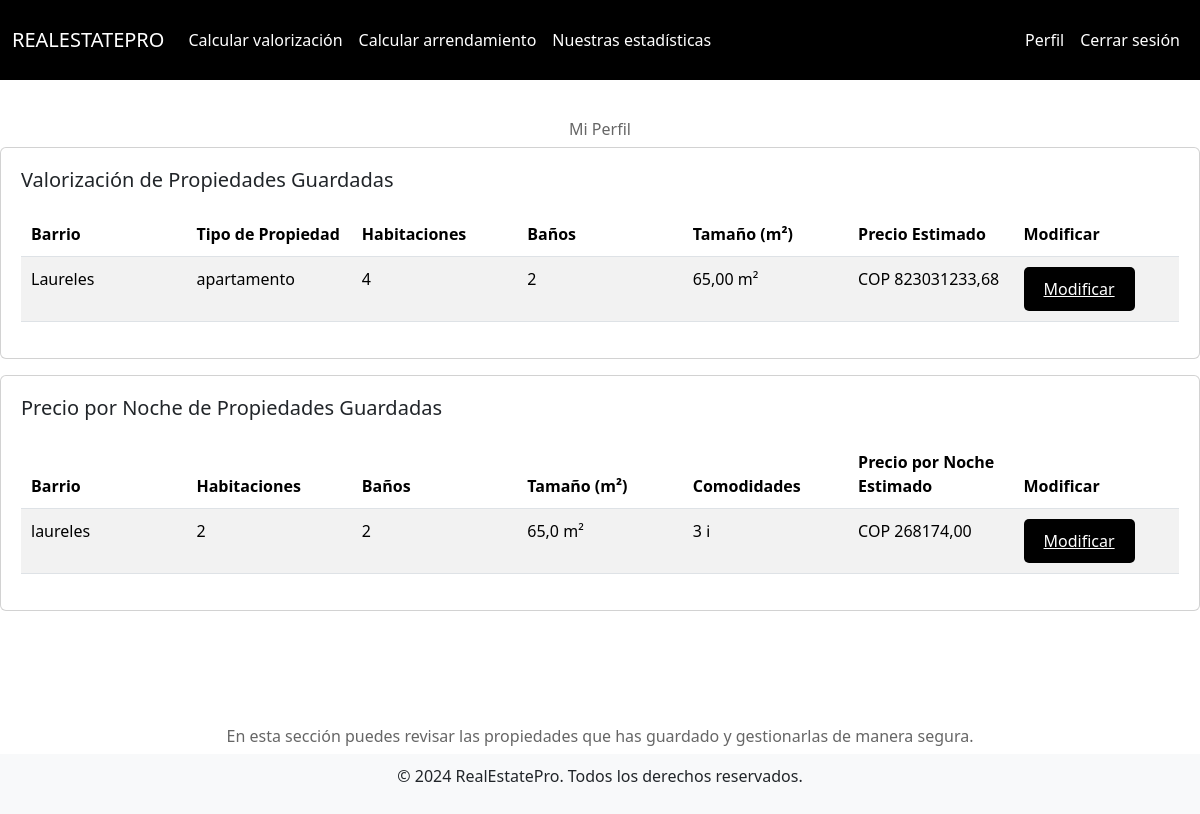
The page /users/profile/ (signed in) on the database its author committed.
### valorizacion/models.py (models this page shows, shortened)
class Property(models.Model):
    user = models.ForeignKey(User, on_delete=models.CASCADE)  # Relates the property to the user
    neighbourhood = models.CharField(max_length=100)
    direccion = models.CharField(max_length=255)
    type = models.CharField(max_length=50)
    num_rooms = models.IntegerField()
    num_banos = models.IntegerField()
    size = models.DecimalField(max_digits=10, decimal_places=2)
    price_administration = models.DecimalField(max_digits=10, decimal_places=2, null=True, blank=True)
    age = models.IntegerField()
    garajes = models.IntegerField()
    stratum = models.IntegerField()
    estimated_price = models.DecimalField(max_digits=12, decimal_places=2, null=True, blank=True)

### arrendamiento/models.py (models this page shows, shortened)
class RentalProperty(models.Model):
    user = models.ForeignKey(User, on_delete=models.CASCADE)
    neighbourhood = models.CharField(max_length=255)
    type = models.CharField(max_length=255)
    num_rooms = models.IntegerField()
    num_banos = models.IntegerField()
    size = models.FloatField()
    age = models.IntegerField()
    wifi = models.BooleanField(default=False)
    air_conditioner = models.BooleanField(default=False)
    balcony = models.BooleanField(default=False)
    terrace = models.BooleanField(default=False)
    garden = models.BooleanField(default=False)
    pool = models.BooleanField(default=False)
    heater = models.BooleanField(default=False)
    washing_machine = models.BooleanField(default=False)
    dryer = models.BooleanField(default=False)
    chimney = models.BooleanField(default=False)
    jacuzzi = models.BooleanField(default=False)
    sauna = models.BooleanField(default=False)
    board_games = models.BooleanField(default=False)
    parking = models.BooleanField(default=False)
    price_per_night = models.DecimalField(max_digits=10, decimal_places=2)

### users/views.py (the view)
# urls.py: path('profile/', views.profile_view, name='profile'),
def profile_view(request):
    properties = Property.objects.filter(user=request.user)
    rental_properties = RentalProperty.objects.filter(user=request.user)
    for rental_property in rental_properties:
        rental_property.amenities_count = sum([
            rental_property.wifi,
            rental_property.air_conditioner,
            rental_property.balcony,
            rental_property.terrace,
            rental_property.garden,
            rental_property.pool,
            rental_property.heater,
            rental_property.washing_machine,
            rental_property.dryer,
            rental_property.chimney,
            rental_property.jacuzzi,
            rental_property.sauna,
            rental_property.board_games,
            rental_property.parking
        ])
    return render(request, "profile.html", {
        "properties": properties,
        'rental_properties': rental_properties
                                            })

### users/templates/profile.html (shortened to what this page needs)
{% extends 'layout.html' %}
{% load static %}
{% block content %}
{% block extra_css %}
<link rel="stylesheet" href="{% static 'styles/profile.css' %}">
{% endblock extra_css %}
<div class="content">
    <h3 class="profile_message">Mi Perfil</h3>
    <div class="mb-3 card">
        <div class="card-body">
            <h5>Valorización de Propiedades Guardadas</h5>
            {% if properties %}
                <table class="table table-striped">
                    <thead>
                        <tr>
                            <th>Barrio</th>
                            <th>Tipo de Propiedad</th>
                            <th>Habitaciones</th>
                            <th>Baños</th>
                            <th>Tamaño (m²)</th>
                            <th>Precio Estimado</th>
                            <th>Modificar </th>
                        </tr>
                    </thead>
                    <tbody>
                        {% for property in properties %}
                        <tr>
                            <td>{{ property.neighbourhood }}</td>
                            <td>{{ property.type }}</td>
                            <td>{{ property.num_rooms }}</td>
                            <td>{{ property.num_banos }}</td>
                            <td>{{ property.size }} m²</td>
                            <td>COP {{ property.estimated_price }}</td>
                            <td>
                                <a href="{% url 'edit_property' property.id %}" class="modify-btn">Modificar</a>
                            </td>
                        </tr>
                        {% endfor %}
                    </tbody>
                </table>
            {% else %}
                <p>No tienes propiedades guardadas para cálculo de valorización todavía.</p>
            {% endif %}
        </div>
    </div>
    <div class="mb-3 card">
        <div class="card-body">
            <h5>Precio por Noche de Propiedades Guardadas</h5>
            {% if rental_properties %}
                <table class="table table-striped">
                    <thead>
                        <tr>
                            <th>Barrio</th>
                            <th>Habitaciones</th>
                            <th>Baños</th>
                            <th>Tamaño (m²)</th>
                            <th>Comodidades</th>
                            <th>Precio por Noche Estimado</th>
                            <th>Modificar</th>
                        </tr>
                    </thead>
                    <tbody>
                        {% for rental_property in rental_properties %}
                        <tr>
                            <td>{{ rental_property.neighbourhood }}</td>
                            <td>{{ rental_property.num_rooms }}</td>
                            <td>{{ rental_property.num_banos }}</td>
                            <td>{{ rental_property.size }} m²</td>
                            <td>
                                {{ rental_property.amenities_count }}
                                <span class="tooltip-icon"> ℹ
                                </span>
                            </td>
                            <td>COP {{ rental_property.price_per_night }}</td>
                            <td>
                                <a href="{% url 'edit_rental_property' rental_property.id %}" class="modify-btn">Modificar</a>
                            </td>
                        </tr>
                        {% endfor %}
                    </tbody>
                </table>
            {% else %}
                <p>No tienes propiedades guardadas para cálculo de precio por noche todavía.</p>
            {% endif %}
        </div>
    </div>
</div>
<h6 class="profile_message">En esta sección puedes revisar las propiedades que has guardado y gestionarlas de manera segura.</h6>
{% endblock %}

### users/static/styles/profile.css (style rules this page uses)
.profile_message { text-align: center; font-size: 24px; margin-top: 20px; }
.table { width: 100%; margin-top: 20px; }
.table th, .table td { text-align: left; padding: 10px; }
.table-striped tbody tr:nth-of-type(odd) { background-color: #f9f9f9; }
.card-body { padding: 20px; }
.profile_message { margin-top: 40px; text-align: center; font-size: 16px; color: #666; }
.modify-btn { background-color: black; color: white; padding: 10px 20px; font-size: 16px; cursor: pointer; text-decoration: none; display: inline-block; border-radius: 5px; text-decoration: underline; }
table th, table td { width: 14%; text-align: left; }
.tooltip-icon { position: relative; display: inline-block; cursor: pointer; }

### rows shown on the page
Property: neighbourhood "Laureles", type "apartamento", num_rooms "4", num_banos "2", size "65,00", estimated_price "823031233,68"
RentalProperty: neighbourhood "laureles", num_rooms "2", num_banos "2", size "65,0", amenities_count "3", price_per_night "268174,00"
